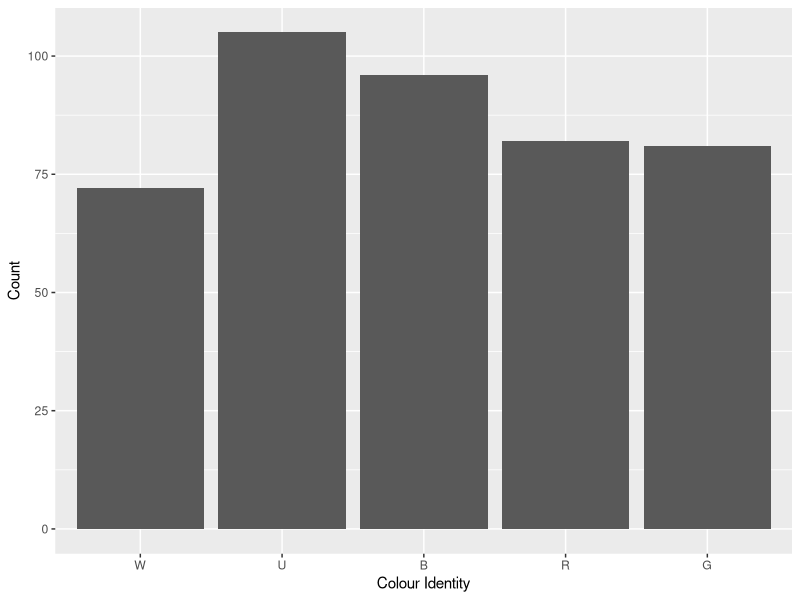
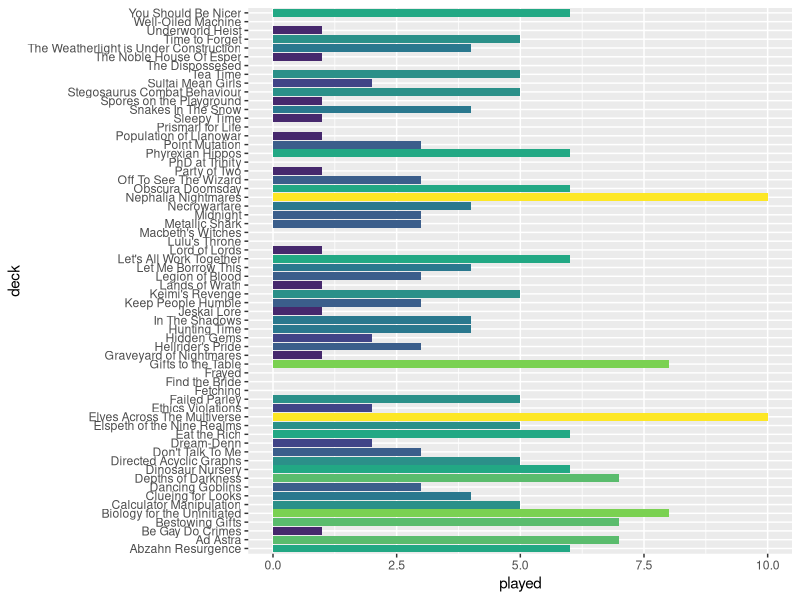
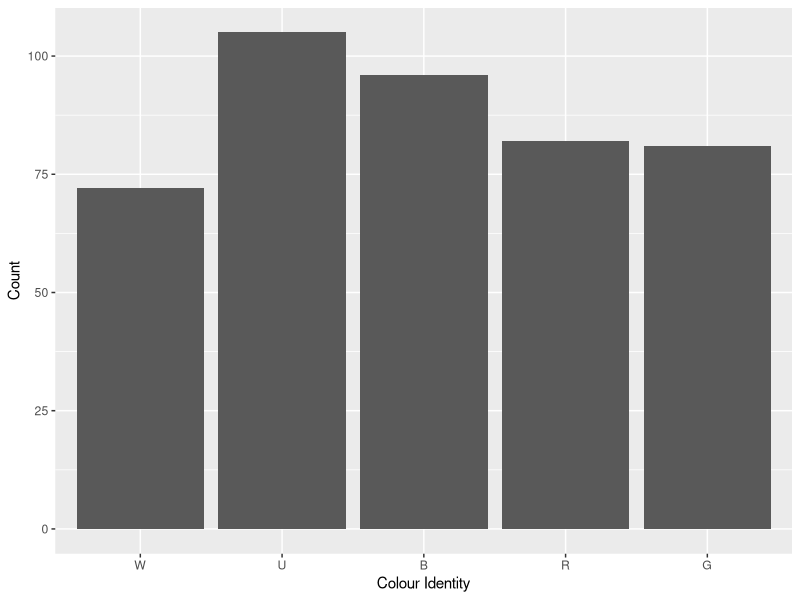
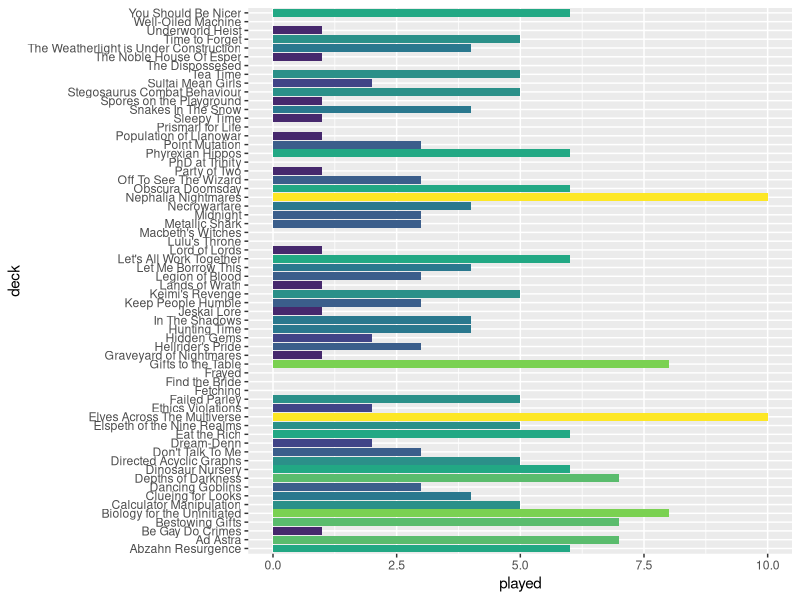

Write R code to recreate these figures, in order.
library(forcats)
library(tidyverse)
library(viridis)

decks<-data.frame(structure(list(deck=character(),commander=character(),power=factor(),played=numeric(),priority=factor(),W=logical(),U=logical(),B=logical(),R=logical(),G=logical(),artist=character())))
decks<-decks%>%#priority 7: Tournament cEDH
  add_row(deck="Dancing Goblins",commander="Gallia",power="9",played=3,priority="7",W=F,U=F,B=F,R=T,G=T,artist="Johannes Voss")%>% 
  add_row(deck="Metallic Shark",commander="Shabraz & Brallin",power="9",played=3,priority="7",W=F,U=T,B=T,R=T,G=F,artist="Paul Scott Canavanm,Paul Scott Canavan")%>%  
  add_row(deck="Obscura Doomsday",commander="Toluz",power="10",played=6,priority="7",W=T,U=T,B=T,R=F,G=F,artist="Donato Giancola")%>% 
  add_row(deck="Sultai Mean Girls",commander="Sidisi",power="9",played=2,priority="7",W=F,U=T,B=T,R=F,G=T,artist="Karl Kopinski")%>%
  add_row(deck="The Weatherlight is Under Construction",commander="Jhoira",power="9",played=4,priority="7",W=F,U=T,B=F,R=T,G=F,artist="Lisa Heidhoff")%>%
  add_row(deck="Underworld Heist",commander="Cormela",power="9",played=1,priority="7",W=F,U=T,B=T,R=T,G=F,artist="Bram Sels")%>%# priority 6: LGS high power 
  add_row(deck="Depths of Darkness",commander="Thrasios & Reyhan",power="7",played=7,priority="6",W=F,U=T,B=T,R=F,G=T,artist="Josu Hernaiz,Chris Rallis") %>%
  add_row(deck="Nephalia Nightmares",commander="Jeleva",power="7",played=10,priority="6",W=F,U=T,B=T,R=T,G=F,artist="Cynthia Sheppard")%>% 
  # priority 5: LGS low power 
  add_row(deck="Ethics Violations",commander="Volrath",power="6",played=2,priority="5",W=F,U=T,B=T,R=F,G=T,artist="Heonhwa Choe")%>%
  add_row(deck="Failed Parley",commander="Phabine",power="5",played=5,priority="5",W=F,U=T,B=T,R=F,G=T,artist="Ryan Pancoast")%>%
  add_row(deck="Gifts to the Table",commander="Parnesse",power="6",played=8,priority="2",W=F,U=T,B=T,R=T,G=F,artist="Svetlin Velinov")%>%
  add_row(deck="Graveyard of Nightmares",commander="Beamtown Bullies",power="5",played=1,priority="5",W=F,U=F,B=T,R=T,G=T,artist="Tyler Jacobson")%>%
  add_row(deck="Hellrider's Pride",commander="Zevlor",power="5",played=3,priority="5",W=F,U=T,B=T,R=T,G=F,artist="David Rapoza")%>%
  add_row(deck="Keep People Humble",commander="Ivy",power="5",played=3,priority="5",W=F,U=T,B=F,R=F,G=T,artist="Evyn Fong") %>% 
  add_row(deck="Let Me Borrow This",commander="Yasova",power="5",played=4,priority="5",W=F,U=T,B=T,R=T,G=F,artist="Winona Nelson")%>%
  add_row(deck="Let's All Work Together",commander="Sen Triplets",power="6",played=6,priority="5",W=T,U=T,B=T,R=F,G=F,artist="Greg Staples")%>%
  add_row(deck="Party of Two",commander="Minthara",power="5",played=1,priority="5",W=T,U=F,B=T,R=F,G=F,artist="Evyn Fong")%>%
  add_row(deck="Point Mutation",commander="Otrimi",power="5",played=3,priority="5",W=T,U=T,B=F,R=F,G=T,artist="Victor Adame Minguez") %>%
  # priority 4: non-tournament cEDH 
  add_row(deck="Macbeth's Witches",commander="Jeska & Tymna",power="9",played=0,priority="4",W=T,U=F,B=T,R=T,G=F,artist="Yongjae Choi,Winona Nelson")%>% 
  add_row(deck="PhD at Trinity",commander="Marath",power="9",played=0,priority="4",W=T,U=F,B=F,R=T,G=T,artist="Tyler Jacobson")%>% 
  # priority 3: pauper 
  add_row(deck="Challenger",commander="Mr Orfeo",power="4",played=1,priority="1",W=F,U=F,B=T,R=T,G=T,artist="Daarken")%>%
  # priority 2: Casual and Proxied 
  add_row(deck="Abzahn Resurgence",commander="Daghatar",power="6",played=6,priority="2",W=T,U=F,B=T,R=F,G=T,artist="Zack Stella")%>%
  add_row(deck="Ad Astra",commander="Belbe",power="8",played=7,priority="2",W=F,U=F,B=T,R=F,G=T,artist="Igor Kieryluk")%>%
  add_row(deck="Be Gay Do Crimes",commander="Vadrik",power="5",played=1,priority="2",W=F,U=T,B=F,R=T,G=F,artist="Kieran Yanner")%>%
  add_row(deck="Bestowing Gifts",commander="Kestia",power="5",played=7,priority="2",W=F,U=T,B=F,R=F,G=T,artist="Zezhou Chen")%>%
  add_row(deck="Biology for the Uninitiated",commander="Runo",power="5",played=8,priority="2",W=F,U=T,B=T,R=F,G=F,artist="Xiaobotong")%>%  
  add_row(deck="Calculator Manipulation",commander="Obeka",power="6",played=5,priority="2",W=F,U=T,B=T,R=T,G=F,artist="Jesper Ejsing")%>% 
  add_row(deck="Clueing for Looks",commander="Amareth",power="5",played=4,priority="5",W=T,U=T,B=F,R=F,G=T,artist="Lie Setiawan")%>% 
  add_row(deck="Dinosaur Nursery",commander="Gavi",power="6",played=6,priority="2",W=T,U=T,B=F,R=T,G=F,artist="Randy Vargas")%>%  
  add_row(deck="Directed Acyclic Graphs",commander="Alesha",power="5",played=5,priority="2",W=T,U=F,B=T,R=T,G=F,artist="Winona Nelson")%>%  
  add_row(deck="Don't Talk To Me",commander="Florian",power="5",played=3,priority="2",W=F,U=F,B=T,R=T,G=F,artist="Justine Cruz")%>% 
  add_row(deck="Dream-Denn",commander="Killian with Lurrus",power="5",played=2,priority="2",W=T,U=F,B=T,R=F,G=F,artist="Ryan Pancoast,Slawomir Maniak")%>%  
  add_row(deck="Eat the Rich",commander="Silvar & Trynn",power="6",played=6,priority="2",W=T,U=F,B=T,R=T,G=F,artist="Jesper Ejsing,Jesper Ejsing")%>%
  add_row(deck="Elspeth of the Nine Realms",commander="Koll",power="7",played=5,priority="2",W=T,U=F,B=F,R=T,G=F,artist="Bram Sels")%>%  
  add_row(deck="Elves Across The Multiverse",commander="Abomination of Llanowar",power="7",played=10,priority="2",W=F,U=F,B=T,R=F,G=T,artist="Vincent Proce")%>%  
  add_row(deck="Hidden Gems",commander="Kadena",power="5",played=2,priority="2",W=F,U=T,B=T,R=F,G=T,artist="Caio Monteiro")%>%
  add_row(deck="Hunting Time",commander="Neyith",power="6",played=4,priority="2",W=F,U=F,B=F,R=T,G=T,artist="Magali Villeneuve")%>%
  add_row(deck="In The Shadows",commander="Yennett",power="5",played=4,priority="2",W=T,U=T,B=T,R=F,G=F,artist="Chris Rahn")%>%
  add_row(deck="Jeskai Lore",commander="Shu Yun",power="5",played=1,priority="2",W=T,U=T,B=F,R=T,G=F,artist="David Gaillet")%>%
  add_row(deck="Keimi's Revenge",commander="Tatsunari",power="5",played=5,priority="2",W=F,U=T,B=T,R=F,G=T,artist="Justine Cruz")%>%
  add_row(deck="Knives Out, Yavimaya!",commander="Meria",power="5",played=1,priority="1",W=F,U=F,B=F,R=T,G=T,artist="Aurore Folny")%>%
  add_row(deck="Lands of Wrath",commander="Aurelia",power="5",played=1,priority="2",W=T,U=F,B=F,R=T,G=F,artist="Slawomir Maniak")%>%  
  add_row(deck="Legion of Blood",commander="Licia",power="6",played=3,priority="2",W=T,U=F,B=T,R=T,G=F,artist="Magali Villeneuve")%>%  
  add_row(deck="Lord of Lords",commander="Miirym",power="5",played=1,priority="2",W=F,U=T,B=F,R=T,G=T,artist="Kekai Kotaki")%>%  
  add_row(deck="Midnight",commander="Nekusar",power="5",played=3,priority="2",W=F,U=T,B=T,R=T,G=F,artist="Mark Winters")%>%
  add_row(deck="Necrowarfare",commander="Gisa and Geralf",power="5",played=4,priority="2",W=F,U=T,B=T,R=F,G=F,artist="Karla Ortiz")%>%
  add_row(deck="Off To See The Wizard",commander="Inalla",power="5",played=3,priority="2",W=F,U=T,B=T,R=T,G=F,artist="Yongjae Choi")%>%
  add_row(deck="Phyrexian Hippos",commander="Perrie with Keruga",power="6",played=6,priority="2",W=T,U=T,B=F,R=F,G=T,artist="Joshua Raphael,Dan Scott") %>%
  add_row(deck="Population of Llanowar",commander="Allenal",power="5",played=1,priority="2",W=T,U=T,B=F,R=F,G=F,artist="Carly Mazur")%>%
  add_row(deck="Prismari for Life",commander="Galazeth Prismari",power="5",played=0,priority="2",W=F,U=T,B=F,R=T,G=F,artist="Iain McCaig")%>%
  add_row(deck="Snakes In The Snow",commander="Jorn",power="6",played=4,priority="2",W=F,U=T,B=T,R=F,G=T,artist="Magali Villeneuve") %>%
  add_row(deck="Spores on the Playground",commander="Tana & Keskit",power="5",played=1,priority="2",W=F,U=T,B=T,R=F,G=T,artist="Magali Villeneuve,Yongjae Choi") %>% 
  add_row(deck="Stegosaurus Combat Behaviour",commander="Kalamax",power="2",played=5,priority="2",W=F,U=T,B=F,R=T,G=T,artist="Nicholas Gregory") %>%
  add_row(deck="Tea Time",commander="Dina",power="8",played=5,priority="2",W=F,U=F,B=T,R=F,G=T,artist="Chris Rahn")%>%
  add_row(deck="The Noble House Of Esper",commander="Sydri",power="5",played=1,priority="2",W=T,U=T,B=T,R=F,G=F,artist="Therese Nielsen")%>%
  add_row(deck="Time to Forget",commander="Archelos",power="6",played=5,priority="2",W=F,U=T,B=T,R=F,G=T,artist="Dan Scott")%>%
  add_row(deck="Weather The Storm",commander="Trelasarra",power="5",played=0,priority="1",W=T,U=F,B=F,R=F,G=T,artist="Kieran Yanner")%>%
  add_row(deck="You Should Be Nicer",commander="Atla",power="6",played=6,priority="2",W=T,U=F,B=F,R=T,G=T,artist="Ekaterina Burmak")%>%  #priority 1: unsleeved and unfinished
  add_row(deck="Allies of the Realm",commander="Bruse & Thrasios",power="5",played=0,priority="1",W=T,U=T,B=F,R=T,G=T,artist="Anthony Palumbo,Josu Hernaiz")%>%
  add_row(deck="Amphibian Hugs",commander="Gor Muldrak",power="5",played=0,priority="1",W=F,U=T,B=F,R=F,G=T,artist="Steven Belledin")%>%
  add_row(deck="And They Were Roommates!",commander="Halana and Alena",power="5",played=0,priority="1",W=F,U=F,B=F,R=T,G=T,artist="Jason Rainville")%>%
  add_row(deck="Astelle's Maze",commander="Nine-Fingers Keene",power="5",played=0,priority="1",W=F,U=T,B=T,R=F,G=T,artist="Nils Hamm")%>%
  add_row(deck="At War",commander="Anax and Cymede",power="5",played=0,priority="1",W=T,U=F,B=F,R=T,G=F,artist="Willian Murai")%>%
  add_row(deck="Baby Bears",commander="Ruxa",power="5",played=0,priority="1",W=F,U=F,B=F,R=F,G=T,artist="Ilse Gort")%>%
  add_row(deck="Backstreet's Back",commander="Alena & Ravos",power="5",played=0,priority="1",W=T,U=F,B=T,R=T,G=F,artist="Zoltan Boros,Carmen Sinek")%>%
  add_row(deck="Bad Girl",commander="Auntie Blyte",power="5",played=0,priority="1",W=F,U=F,B=F,R=T,G=F,artist="Tatiana Kirgetova")%>%
  add_row(deck="Bad Vibes",commander="Mishra",power="5",played=0,priority="1",W=F,U=T,B=T,R=T,G=F,artist="Randy Vargas")%>%
  add_row(deck="Biggest Butts",commander="Sidar & Tevesh",power="6",played=0,priority="1",W=T,U=F,B=T,R=F,G=T,artist="Ryan Alexander Lee,Livia Prima")%>%
  add_row(deck="Bi Disasters",commander="Kamber & Laurine",power="5",played=0,priority="1",W=F,U=F,B=T,R=T,G=F,artist="Andrey Kuzinskiy,Andrey Kuzinskiy")%>%
  add_row(deck="Burnt Eart",commander="Erinis",power="5",played=0,priority="1",W=F,U=F,B=F,R=T,G=T,artist="Ioannis Fiore")%>%
  add_row(deck="Champion",commander="Mr. Orfeo",power="5",played=0,priority="1",W=F,U=F,B=T,R=T,G=T,artist="Justin Hernandez & Alexis Hernandez")%>%
  add_row(deck="Chaos for Everybody",commander="Sol'kanar",power="4",played=0,priority="1",W=F,U=T,B=T,R=T,G=F,artist="Richard Kane Ferguson")%>% 
  add_row(deck="Cloudy",commander="Vadrok",power="5",played=0,priority="1",W=T,U=T,B=F,R=T,G=F,artist="Jedruszek")%>% 
  add_row(deck="Collector's Edition",commander="Pharika",power="5",played=0,priority="1",W=F,U=F,B=T,R=F,G=T,artist="Jason A. Engle")%>% 
  add_row(deck="Council In Session",commander="Tivit",power="6",played=0,priority="1",W=T,U=T,B=T,R=F,G=F,artist="Chris Rahn")%>% 
  add_row(deck="Cull The Unworthy",commander="Tasigur",power="5",played=0,priority="1",W=F,U=T,B=T,R=F,G=T,artist="Chris Rahn")%>% 
  add_row(deck="Cursed Gold",commander="Lynde",power="4",played=0,priority="1",W=F,U=T,B=F,R=T,G=F,artist="Anna Steinbauer")%>%  
  add_row(deck="Dawnheart Graveyard",commander="Kathilda",power="5",played=0,priority="1",W=T,U=F,B=F,R=F,G=T,artist="Byran Sola")%>%
  add_row(deck="Defending Fblthp",commander="Fblthp",power="4",played=0,priority="1",W=F,U=T,B=F,R=F,G=F,artist="Jesper Ejsing")%>%
  add_row(deck="Descend into Madness",commander="Anhelo",power="4",played=0,priority="1",W=F,U=T,B=T,R=T,G=F,artist="Aurore Folny")%>%
  add_row(deck="Destiny & Chicken",commander="Khorvath & Sylvia",power="5",played=0,priority="1",W=T,U=F,B=F,R=T,G=F,artist="Carmen Sinek,Carmen Sinek")%>%
  add_row(deck="Distinguished Lesbians",commander="Beckett-Brass",power="5",played=0,priority="1",W=F,U=T,B=T,R=T,G=F,artist="Jason Rainville")%>%
  add_row(deck="Dominarian Waters",commander="Raff",power="5",played=0,priority="1",W=T,U=T,B=F,R=F,G=F,artist="Ivan Shavrin")%>% 
  add_row(deck="Doomsday Experiment",commander="Jan",power="9",played=0,priority="1",W=T,U=F,B=T,R=T,G=F,artist="Vladimir Krisetskiy")%>%
  add_row(deck="Doves & Peace",commander="Lavinia",power="9",played=0,priority="1",W=T,U=T,B=F,R=F,G=F,artist="Steven Belledin")%>% 
  add_row(deck="Drakes of Shandalar",commander="Alandra",power="5",played=0,priority="1",W=F,U=T,B=F,R=F,G=F,artist="Caroline Gariba")%>% 
  add_row(deck="Dynaheir's Honour Guard",commander="Dynaheir with Zira",power="5",played=0,priority="1",W=T,U=T,B=F,R=T,G=F,artist="Caroline Gariba,Jesper Ejsing")%>%   
  add_row(deck="Elven Garden",commander="Kianne",power="5",played=0,priority="1",W=F,U=T,B=F,R=F,G=T,artist="Ryan Pancoast")%>% 
  add_row(deck="Elvish Scavengers",commander="Nath",power="5",played=0,priority="1",W=F,U=F,B=T,R=F,G=T,artist="Kev Walker")%>% 
  add_row(deck="Exalted Glimpses",commander="Ayesha",power="5",played=0,priority="1",W=T,U=T,B=F,R=F,G=F,artist="Aurore Folny")%>%  
  add_row(deck="Exiled to Grixis",commander="Sedris",power="5",played=0,priority="1",W=F,U=T,B=T,R=T,G=F,artist="Ian Miller")%>%   
  add_row(deck="Faceless Weapons",commander="Vhal & Faceless One",power="5",played=0,priority="1",W=F,U=T,B=F,R=T,G=F,artist="David Gaillet,Gaboleps")%>% 
  add_row(deck="Fairytale Beast",commander="Uril",power="5",played=0,priority="1",W=F,U=T,B=T,R=F,G=T,artist="Jaime Jones")%>%
  add_row(deck="Field Ecology",commander="Lonis",power="6",played=0,priority="1",W=F,U=T,B=F,R=F,G=T,artist="Andrew Mar")%>%
  add_row(deck="Forest Awaken",commander="Anthousa",power="5",played=0,priority="1",W=F,U=F,B=F,R=F,G=T,artist="Howard Lyon")%>%
  add_row(deck="Friendship is Magic",commander="Tolsimir",power="5",played=0,priority="1",W=T,U=F,B=F,R=F,G=T,artist="Ryan Pancoast")%>%
  add_row(deck="Gaslight, Gatekeep, Girlboss",commander="Queen Marchesa",power="5",played=0,priority="1",W=T,U=F,B=T,R=T,G=F,artist="Peter Diamond")%>%
  add_row(deck="Gender is a Construct",commander="Alharu & Silas",power="5",played=0,priority="1",W=T,U=T,B=T,R=F,G=F,artist="Chris Rallis,Joseph Meehan")%>%
  add_row(deck="Giving Goats Away",commander="Zedruu",power="5",played=0,priority="1",W=T,U=T,B=F,R=T,G=F,artist="Mark Zug")%>%
  add_row(deck="Golem Zoology",commander="Ich-Tekik & Silas",power="5",played=0,priority="1",W=F,U=T,B=T,R=F,G=T, artist="Aleksi Briclot,Joseph Meehan")%>%
  add_row(deck="Gorm just wants to be held",commander="Virtus & Gorm",power="5",played=0,priority="1",W=F,U=F,B=T,R=F,G=T,artist="Johann Bodin,Johann Bodin")%>%
  add_row(deck="Graveyard Loops",commander="Varolz",power="5",played=0,priority="1",W=F,U=F,B=T,R=F,G=T,artist="Adam Paquette")%>%
  add_row(deck="Here Be Dragons",commander="Kykar",power="5",played=0,priority="1",W=T,U=T,B=F,R=T,G=F,artist="G-host Lee")%>%
  add_row(deck="Hush Now",commander="Kels",power="5",played=0,priority="1",W=F,U=T,B=T,R=F,G=F,artist="Magali Villeneuve")%>%
  add_row(deck="Hybrid Zone Ascendancy",commander="Rocco",power="5",played=0,priority="1",W=T,U=F,B=F,R=T,G=T,artist="Alix Branwyn")%>%
  add_row(deck="Illusions of Grandeur",commander="Tuvasa",power="5",played=0,priority="1",W=T,U=T,B=F,R=F,G=T,artist="Eric Deschamps")%>%
  add_row(deck="In a Flash",commander="Nymris",power="5",played=0,priority="1",W=F,U=T,B=T,R=F,G=F,artist="Johannes Voss")%>%
  add_row(deck="Itsy Bitsy Graveyard",commander="Ishkanah",power="5",played=0,priority="1",W=F,U=F,B=T,R=F,G=T,artist="Christine Choi")%>%
  add_row(deck="Jasmine Reads Adventures",commander="Jasmine",power="5",played=0,priority="1",W=T,U=F,B=F,R=F,G=T,artist="Bastien L. Deharme")%>%
  add_row(deck="Kept in Suspense",commander="Illuna",power="5",played=0,priority="1",W=F,U=T,B=F,R=T,G=T,artist="Chris Rahn")%>%
  add_row(deck="Kithkin War",commander="Vikya",power="5",played=0,priority="1",W=T,U=F,B=F,R=T,G=F,artist="Zoltan Boros")%>%
  add_row(deck="Knights of the Shire",commander="Mazzy",power="5",played=0,priority="1",W=T,U=F,B=F,R=T,G=T,artist="Justyna Dura")%>%
  add_row(deck="Just a Glimpse",commander="Kenessos",power="5",played=0,priority="1",W=F,U=T,B=F,R=F,G=T,artist="Joshua Raphael")%>%
  add_row(deck="Leave Me Alone",commander="Xantcha",power="5",played=0,priority="1",W=F,U=F,B=T,R=T,G=0,artist="Mark Winters")%>%  
  add_row(deck="Maelstorm Angels",commander="Jenson",power="5",played=0,priority="1",W=T,U=T,B=T,R=T,G=T,artist="Livia Prima")%>%
  add_row(deck="Marine Genomics",commander="Damia",power="5",played=0,priority="1",W=F,U=T,B=T,R=F,G=T,artist="Steve Argyle")%>%
  add_row(deck="Misery Business",commander="Queza",power="5",played=0,priority="1",W=T,U=T,B=T,R=F,G=F,artist="Julie Dillon")%>%
  add_row(deck="Necromancy in the Kitchen",commander="Colfenor",power="5",played=0,priority="1",W=F,U=T,B=T,R=F,G=T,artist="Filip Burburan")%>%
  add_row(deck="News of the Day",commander="Denry Klin",power="5",played=0,priority="1",W=T,U=T,B=F,R=F,G=F,artist="Aaron J. Riley")%>%
  add_row(deck="No Waking Up",commander="Nethroi with Kaheera",power="5",played=0,priority="1",W=T,U=F,B=T,R=F,G=T, artist="Slawomir Maniak,Ryan Pancoast")%>%
  add_row(deck="No, You Don't",commander="Merieke",power="5",played=0,priority="1",W=T,U=T,B=T,R=F,G=F,artist="Heather Hudson")%>%
  add_row(deck="Over The Hills",commander="Rubinia",power="5",played=0,priority="1",W=T,U=T,B=F,R=F,G=T,artist="Cynthia Sheppard")%>%
  add_row(deck="Painting Elves",commander="Kalain",power="5",played=0,priority="1",W=F,U=F,B=T,R=T,G=F,artist="Justine Cruz")%>%
  add_row(deck="Palaeovirology",commander="Mimeoplasm",power="5",played=0,priority="1",W=F,U=T,B=T,R=F,G=T,artist="Svetlin Velinov")%>%
  add_row(deck="Peace Amongst Dragons",commander="Phenax",power="5",played=0,priority="1",W=F,U=T,B=F,R=F,G=F,artist="Ryan Barger")%>%
  add_row(deck="Pillaging Ghosts",commander="Ramirez",power="5",played=0,priority="1",W=T,U=T,B=F,R=F,G=F,artist="Anna Steinbauer")%>%
  add_row(deck="Playing in the Snow",commander="Isu",power="5",played=0,priority="1",W=T,U=T,B=F,R=F,G=T,artist="Victor Adame Minguez")%>%
  add_row(deck="Poor Little Goblins",commander="Gut",power="4",played=0,priority="1",W=F,U=F,B=T,R=T,G=F,artist="Wayne Reynolds")%>% 
  add_row(deck="Pot of Honey",commander="Wilson & Feywild Visitor",power="5",played=0,priority="1",W=T,U=T,B=F,R=F,G=F,artist="Ilse Gort,Johann Bodin")%>%
  add_row(deck="Pride was a Riot",commander="Kynaios & Tiro",power="5",played=0,priority="1",W=T,U=T,B=F,R=T,G=T,artist="Willian Murai")%>%
  add_row(deck="Pyramid of Zombies",commander="Temmet",power="5",played=0,priority="1",W=T,U=T,B=F,R=F,G=F,artist="Anna Steinbauer")%>%
  add_row(deck="Release the Gremlins",commander="Wasitora",power="5",played=0,priority="1",W=F,U=F,B=T,R=T,G=T,artist="Cynthia Sheppard") %>%
  add_row(deck="Remember, Remember",commander="Geist of Saint Traft",power="5",played=0,priority="1",W=F,U=T,B=T,R=F,G=T,artist="Igor Kieryluk") %>%
  add_row(deck="Remember the Fallen",commander="Rayami",power="5",played=0,priority="1",W=F,U=T,B=T,R=F,G=T,artist="Kieran Yanner") %>%
  add_row(deck="Responsible Fieldwork",commander="Quintorius",power="5",played=0,priority="1",W=T,U=F,B=F,R=T,G=F,artist="Bryan Sola")%>%
  add_row(deck="Return from the Deep",commander="Vohar",power="5",played=0,priority="1",W=F,U=T,B=T,R=F,G=F,artist="Nino Vecia") %>%
  add_row(deck="Rogues in the Night",commander="Krydle",power="5",played=0,priority="1",W=F,U=T,B=F,R=F,G=F,artist="Bryan Sola")%>%
  add_row(deck="Roll for Honey",commander="Xira",power="5",played=0,priority="1",W=F,U=F,B=T,R=T,G=T,artist="Mila Pesic") %>%
  add_row(deck="Royal Snowball",commander="Queen Marchesa",power="9",played=0,priority="1",W=T,U=F,B=T,R=T,G=F,artist="Kieran Yanner")%>%
  add_row(deck="Runic Lore",commander="Gretchen",power="9",played=0,priority="1",W=F,U=T,B=F,R=T,G=T,artist="Mila Pesic")%>%
  add_row(deck="Sands of the Forgotten",commander="Hazezon",power="5",played=0,priority="1",W=T,U=F,B=F,R=T,G=T,artist="Bryan Sola") %>%
  add_row(deck="Searching...",commander="Etrata",power="5",played=0,priority="1",W=F,U=T,B=F,R=F,G=F,artist="Bastien L. Deharme")%>%
  add_row(deck="Second Breakfast",commander="Piru",power="5",played=0,priority="1",W=T,U=F,B=T,R=T,G=F,artist="Greg Staples") %>%
  add_row(deck="Shattergang Revenge",commander="Shattergang",power="6",played=0,priority="1",W=F,U=F,B=T,R=T,G=T,artist="Kev Walker")%>%
  add_row(deck="Shrines to the Death",commander="Ghen",power="6",played=0,priority="1",W=T,U=F,B=T,R=T,G=F,artist="Kieran Yanner")%>%
  add_row(deck="Sleepy Time",commander="Timin & Rhoda",power="5",played=1,priority="0",W=T,U=T,B=F,R=F,G=F,artist="Randy Vargas,Randy Vargas")%>%
  add_row(deck="Solve for X",commander="Zaxara",power="5",played=0,priority="1",W=F,U=T,B=T,R=F,G=T,artist="Simon Dominic") %>%
  add_row(deck="So many Spellseekers",commander="Ivy",power="9",played=0,priority="1",W=F,U=T,B=F,R=F,G=T,artist="Eshpur")%>%
  add_row(deck="Stromkirk Vampires",commander="Evelyn",power="5",played=0,priority="1",W=F,U=T,B=T,R=T,G=F,artist="Marta Nael") %>%
  add_row(deck="The Ashnod Institute for Myr Research",commander="Ashnod",power="5",played=0,priority="1",W=F,U=T,B=T,R=T,G=F,artist="Kieran Yanner")%>%
  add_row(deck="The Stacl is Your Wonderland",commander="Neera",power="5",played=0,priority="1",W=F,U=T,B=F,R=T,G=F,artist="Pauline Voss")%>%
  add_row(deck="The Saga of Abdel",commander="Abdel & Cloakwood Hermit",power="5",played=0,priority="1",W=T,U=F,B=F,R=F,G=T,artist="Karl Kopinski,Karl Kopinski")%>%  
  add_row(deck="There Can Only Be One Guardian",commander="Ghave",power="5",played=0,priority="1",W=T,U=F,B=T,R=F,G=T,artist="James Paick")%>%  
  add_row(deck="Tron Union",commander="Self-Assembler",power="5",played=0,priority="1",W=F,U=F,B=F,R=F,G=F,artist="Toraji")%>%  
  add_row(deck="True Love",commander="Regna & Krav",power="5",played=0,priority="1",W=T,U=F,B=T,R=F,G=F,artist="Randy Vargas,Randy Vargas")%>%  
  add_row(deck="Trust the Process",commander="Ukkima & Cazur",power="9",played=0,priority="1",W=F,U=T,B=T,R=F,G=T,artist="Daarken,Daarken")%>%
  add_row(deck="The Secret Life of Hell",commander="Raphael",power="5",played=0,priority="1",W=F,U=F,B=T,R=T,G=F,artist="Livia Prima")%>%  
  add_row(deck="Undercity Expedition",commander="Tocasia",power="5",played=0,priority="1",W=T,U=F,B=T,R=F,G=T,artist="Lie Setiawan")%>%  
  add_row(deck="Unspeakable Horrors",commander="Kodama & Ghost of Ramirez",power="5",played=0,priority="1",W=F,U=T,B=F,R=F,G=T,artist="Daarken,Grzegorz Rutkowski")%>%  
  add_row(deck="Welcome to the Circus",commander="Magar",power="5",played=0,priority="1",W=F,U=F,B=T,R=T,G=F,artist="Tomek Larek")%>%
  add_row(deck="Where Are My Lesbians?",commander="Ikra & Kydele ",power="5",played=0,priority="1",W=F,U=T,B=T,R=F,G=T,artist="Josu Hernaiz,Bastien L. Deharme")%>%
  add_row(deck="Wizards of the Land",commander="Zimone",power="5",played=0,priority="1",W=F,U=T,B=F,R=F,G=T,artist="Ryan Pancoast")%>%
  add_row(deck="Women in STEM",commander="Sophina & Cecily",power="5",played=0,priority="1",W=T,U=T,B=T,R=T,G=F,artist="Bartek Fedyczak,Anastasia Balakchina")%>%
  add_row(deck="You're Gonna Need Some Secularism",commander="Sarevok with Noble Heritage0",power="5",played=0,priority="1",W=T,U=F,B=T,R=F,G=F,artist="Ben Hill,Dallas Williams")%>%# priority: 0 no buying cards for this (proxy free)
  add_row(deck="Fetching",commander="Pako & Haldane",power="5",played=0,priority="0",W=F,U=T,B=F,R=T,G=T,artist="Manuel Castañón,Manuel Castañón")%>%
  add_row(deck="Find the Bride",commander="Korvold",power="5",played=0,priority="0",W=F,U=F,B=T,R=T,G=T,artist="Wisnu Tan")%>%
  add_row(deck="Frayed",commander="Eruth",power="5",played=0,priority="0",W=F,U=T,B=F,R=T,G=F,artist="Paul Jackson")%>%
  add_row(deck="Lulu's Throne",commander="Lulu & Feywild Visitor",power="5",played=0,priority="0",W=T,U=T,B=F,R=F,G=0,artist="Jakob Eirich,Johann Bodin")%>%
  add_row(deck="The Dispossesed",commander="Meren",power="5",played=0,priority="0",W=T,U=T,B=T,R=T,G=F,artist="Mark Winters")%>%
  add_row(deck="Top of the World",commander="Elsha of the Inifinte",power="5",played=0,priority="1",W=T,U=T,B=F,R=T,G=F,artist="G-host Lee")%>%
  add_row(deck="Well-Oiled Machine",commander="Rona",power="5",played=0,priority="0",W=F,U=T,B=T,R=F,G=F,artist="Ryan Alexander Lee")%>%# priority: NA retired 
add_row(deck="Hot Girl Summer",commander="Jeska & Tymna",power="9",played=12,priority=NA,W=T,U=F,B=T,R=T,G=F,artist="Yongjae Choi,Winona Nelson")

decks%>%filter(W==T & B==T & R==T)
# colour distibution
W<-decks%>%filter(W==T)%>%count()%>%pull(n)
U<-decks%>%filter(U==T)%>%count()%>%pull(n)
B<-decks%>%filter(B==T)%>%count()%>%pull(n)
R<-decks%>%filter(R==T)%>%count()%>%pull(n)
G<-decks%>%filter(G==T)%>%count()%>%pull(n)
colour<-c(W,U,B,R,G)
identity<-c("W","U","B","R","G")
colours<-cbind(colour,identity)
colours<-as.data.frame(colours)
colours<-colours%>%mutate(colour=as.numeric(colour))
col<-colours%>%ggplot(aes(x=fct_inorder(identity),colour))+
          geom_bar(stat="identity")+
          xlab("Colour Identity")+
          ylab("Count")
col 
ggsave("col.png")

#deck stats 
games<-decks%>%filter(priority!="1"&!is.na(priority))%>%ggplot(aes(played,deck,fill=played))+
        geom_bar(stat="identity")+
        scale_fill_viridis_c()+
        theme(legend.position="none")
games
ggsave(filename ="played.png",width=3000,height =2255, dpi=300,units="px",device='png')
head(decks)
# powerlevel
decks%>%filter(priority!="0")%>%group_by(power)%>%count()
# playable decks
decks%>%filter(priority!="1"&!is.na(priority))%>%count()

buildme<-decks%>%filter(priority=="1")
buildme%>%pull(commander)
# wishlist (This is currently a little behind)

proxies<- as.data.frame(read.csv("proxies.csv",header=T))
proxies%>%dplyr::filter(str_detect(Decks,"Atla Palani"))%>%pull(Card)# example looking for cards I need to Atla 

artists<-decks%>%separate_rows(artist,sep=',')%>%group_by(artist)%>%summarise(n=n())%>%arrange(desc(n))
artists
decks%>%dplyr::filter(str_detect(artist,"Jesper Ejsing"))%>%arrange(commander)%>%pull(commander)
